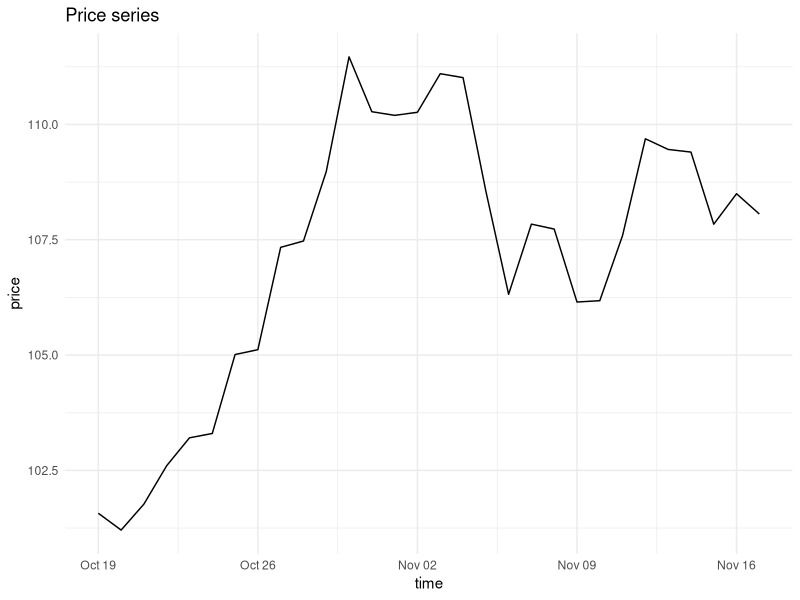
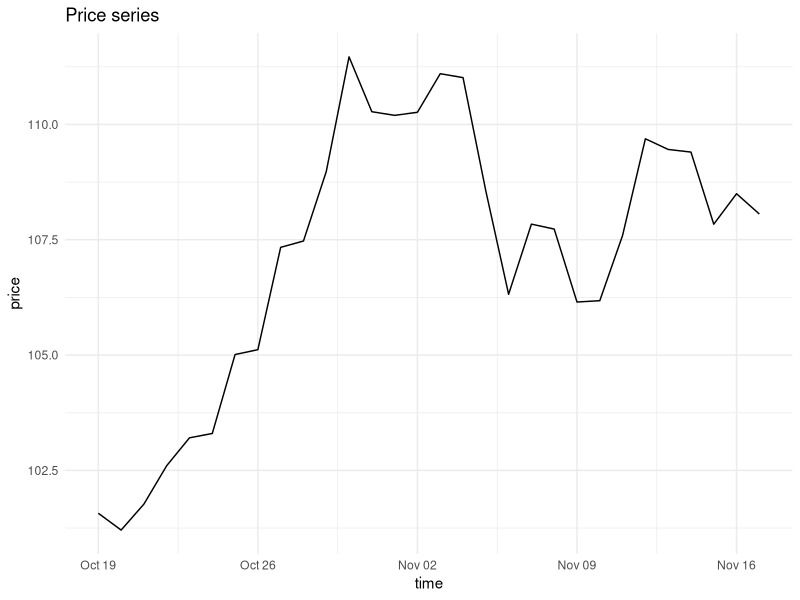

Generate these figures, in order, with R:
## ---- chunk 1
library(ggplot2)
library(dplyr)

# small synthetic dataset
set.seed(42)
df <- tibble(
  time = seq.Date(Sys.Date()-29, Sys.Date(), by = "day"),
  price = cumsum(rnorm(30, 0.2, 1)) + 100,
  volume = round(runif(30, 100, 1000))
)

df <- df %>% mutate(return = c(NA, diff(log(price))))

p <- ggplot(df, aes(time, price)) + geom_line() + theme_minimal() + labs(title = "Price series")
print(p)

dir.create("outputs/figures", recursive = TRUE, showWarnings = FALSE)
ggsave("outputs/figures/example-price.png", p, width = 8, height = 4)
